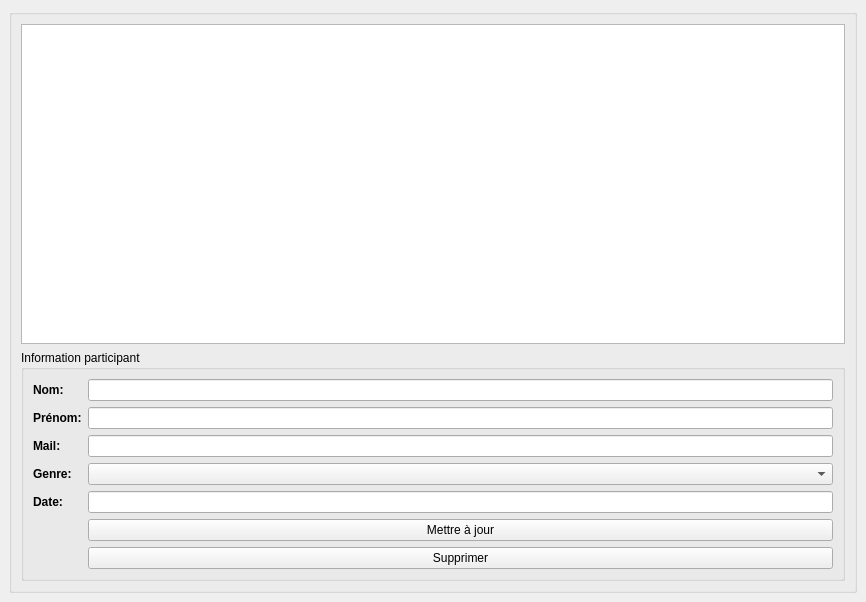
<?xml version="1.0" encoding="UTF-8"?>
<ui version="4.0">
 <class>GestionParticipant</class>
 <widget class="QMainWindow" name="GestionParticipant">
  <property name="geometry">
   <rect>
    <x>0</x>
    <y>0</y>
    <width>866</width>
    <height>602</height>
   </rect>
  </property>
  <property name="windowTitle">
   <string>Books</string>
  </property>
  <widget class="QWidget" name="centralWidget">
   <layout class="QVBoxLayout">
    <property name="spacing">
     <number>6</number>
    </property>
    <property name="leftMargin">
     <number>9</number>
    </property>
    <property name="topMargin">
     <number>9</number>
    </property>
    <property name="rightMargin">
     <number>9</number>
    </property>
    <property name="bottomMargin">
     <number>9</number>
    </property>
    <item>
     <widget class="QGroupBox" name="groupBox">
      <property name="title">
       <string/>
      </property>
      <layout class="QVBoxLayout">
       <property name="spacing">
        <number>6</number>
       </property>
       <property name="leftMargin">
        <number>9</number>
       </property>
       <property name="topMargin">
        <number>9</number>
       </property>
       <property name="rightMargin">
        <number>9</number>
       </property>
       <property name="bottomMargin">
        <number>9</number>
       </property>
       <item>
        <widget class="QTableView" name="participantTable">
         <property name="selectionBehavior">
          <enum>QAbstractItemView::SelectRows</enum>
         </property>
        </widget>
       </item>
       <item>
        <widget class="QGroupBox" name="groupBox_2">
         <property name="title">
          <string>Information participant</string>
         </property>
         <layout class="QFormLayout">
          <item row="0" column="0">
           <widget class="QLabel" name="nomLabel">
            <property name="text">
             <string>&lt;html&gt;&lt;head/&gt;&lt;body&gt;&lt;p&gt;&lt;span style=&quot; font-weight:700;&quot;&gt;Nom:&lt;/span&gt;&lt;/p&gt;&lt;/body&gt;&lt;/html&gt;</string>
            </property>
           </widget>
          </item>
          <item row="0" column="1">
           <widget class="QLineEdit" name="nomEdit">
            <property name="enabled">
             <bool>true</bool>
            </property>
           </widget>
          </item>
          <item row="2" column="0">
           <widget class="QLabel" name="prenomLabel">
            <property name="font">
             <font>
              <bold>true</bold>
             </font>
            </property>
            <property name="text">
             <string>Prénom:</string>
            </property>
           </widget>
          </item>
          <item row="2" column="1">
           <widget class="QLineEdit" name="prenomEdit"/>
          </item>
          <item row="3" column="0">
           <widget class="QLabel" name="mailLabel">
            <property name="font">
             <font>
              <bold>true</bold>
             </font>
            </property>
            <property name="text">
             <string>Mail:</string>
            </property>
           </widget>
          </item>
          <item row="3" column="1">
           <widget class="QLineEdit" name="mailEdit"/>
          </item>
          <item row="5" column="0">
           <widget class="QLabel" name="label_3">
            <property name="text">
             <string>&lt;b&gt;Genre:&lt;/b&gt;</string>
            </property>
           </widget>
          </item>
          <item row="5" column="1">
           <widget class="QComboBox" name="genreEdit">
            <property name="enabled">
             <bool>true</bool>
            </property>
           </widget>
          </item>
          <item row="6" column="0">
           <widget class="QLabel" name="dateLabel">
            <property name="font">
             <font>
              <bold>true</bold>
             </font>
            </property>
            <property name="text">
             <string>Date:</string>
            </property>
           </widget>
          </item>
          <item row="6" column="1">
           <widget class="QLineEdit" name="dateEdit"/>
          </item>
          <item row="10" column="1">
           <widget class="QPushButton" name="updateButton">
            <property name="text">
             <string>Mettre à jour</string>
            </property>
           </widget>
          </item>
          <item row="11" column="1">
           <widget class="QPushButton" name="suprButton">
            <property name="text">
             <string>Supprimer</string>
            </property>
           </widget>
          </item>
         </layout>
        </widget>
       </item>
      </layout>
     </widget>
    </item>
   </layout>
  </widget>
 </widget>
 <tabstops>
  <tabstop>participantTable</tabstop>
  <tabstop>nomEdit</tabstop>
 </tabstops>
 <resources/>
 <connections/>
</ui>
